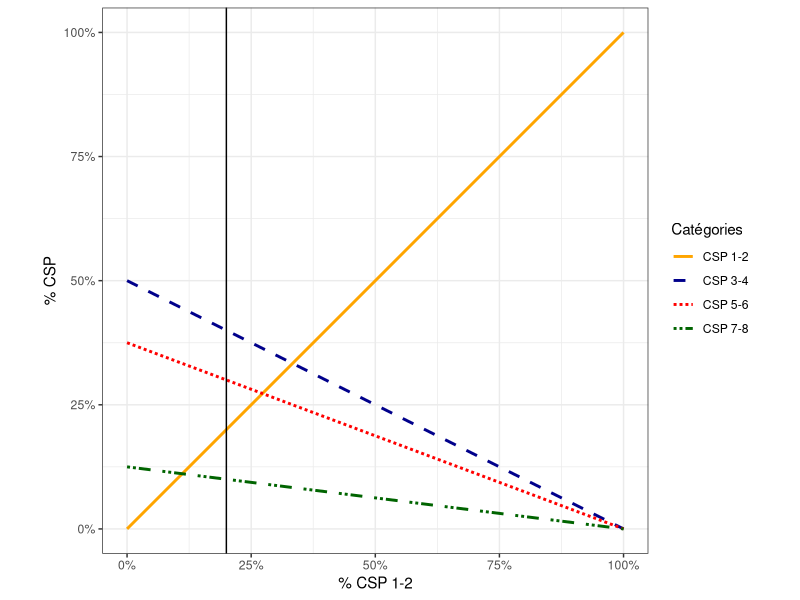
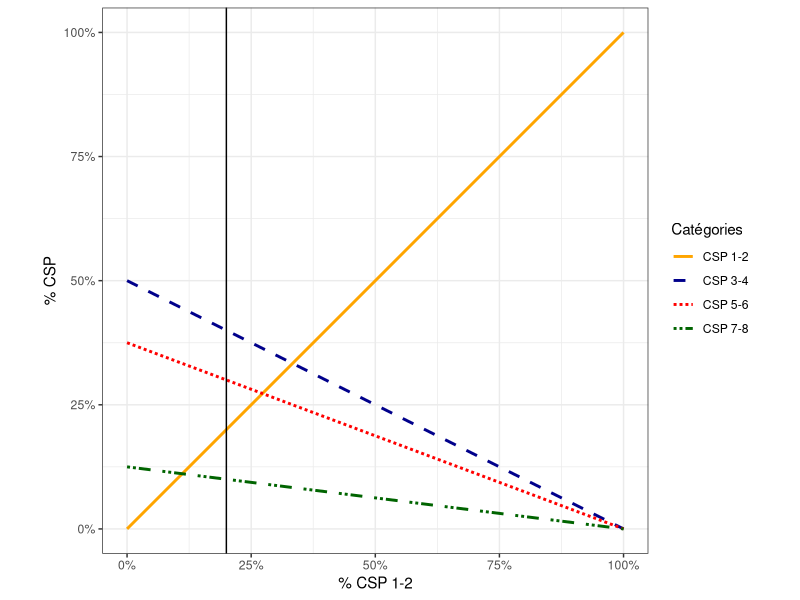

These figures' R source, in order:
library("ggplot2")
simple_change <- data.frame(
  "CSP12" = c(0    ,.2,1),
  "CSP34" = c(.4/.8,.4,0),
  "CSP56" = c(.3/.8,.3,0),
  "CSP78" = c(.1/.8,.1,0))


ggplot(simple_change) +
  geom_line(aes(x = CSP12, y = CSP12, col = "CSP 1-2", lty = "CSP 1-2"),lwd = 1) +
  geom_line(aes(x = CSP12, y = CSP34, col = "CSP 3-4", lty = "CSP 3-4"),lwd = 1) +
  geom_line(aes(x = CSP12, y = CSP56, col = "CSP 5-6", lty = "CSP 5-6"),lwd = 1) +
  geom_line(aes(x = CSP12, y = CSP78, col = "CSP 7-8", lty = "CSP 7-8"),lwd = 1) +
  geom_vline(xintercept = .2, lwd = .5) +
  scale_x_continuous(labels = scales::percent, limits = c(0,1)) +
  scale_y_continuous(labels = scales::percent) +
  scale_color_manual(
    breaks = c("CSP 1-2", "CSP 3-4", "CSP 5-6", "CSP 7-8"),
    values = c("Orange", "Dark Blue", "Red", "Dark Green"),
    name = "Catégories") +
  scale_linetype_manual(
    breaks = c("CSP 1-2", "CSP 3-4", "CSP 5-6", "CSP 7-8"),
    values = c("solid", "dashed", "11111111", "111144"),
    name = "Catégories") +
  labs(x = "% CSP 1-2", y = "% CSP") +
  coord_fixed() +
  theme_bw()

ggsave("variations_X_CSP12.pdf", height = 6, width = 7)
